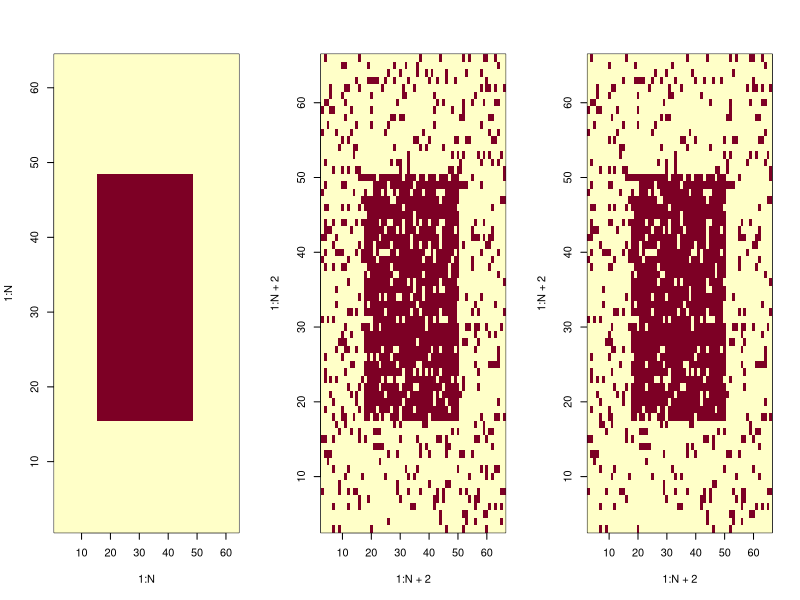
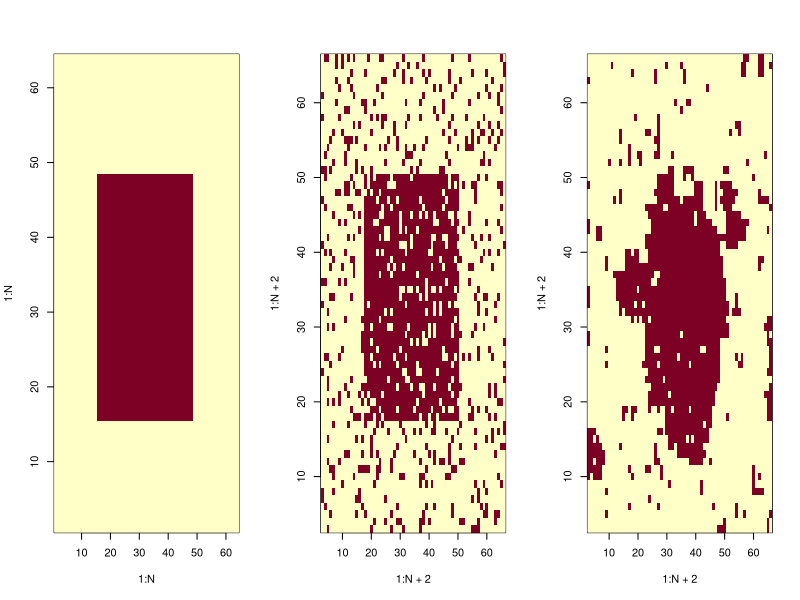
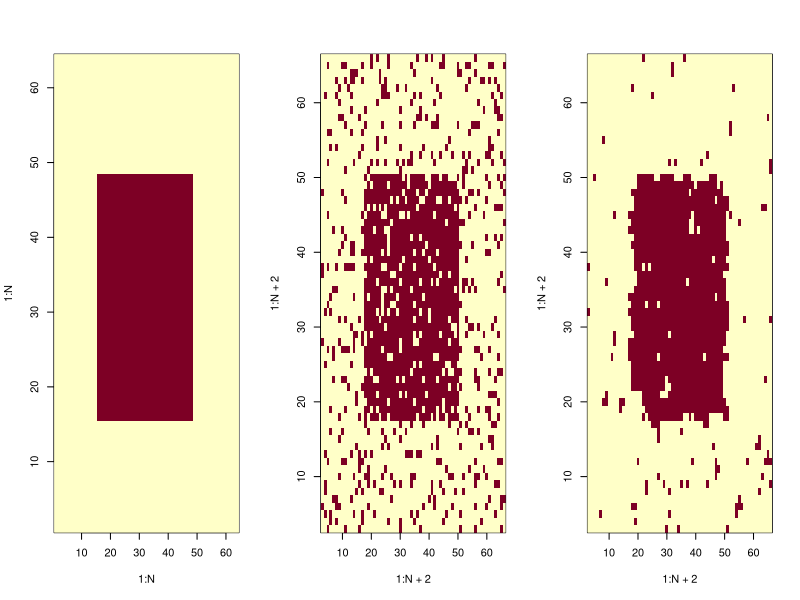
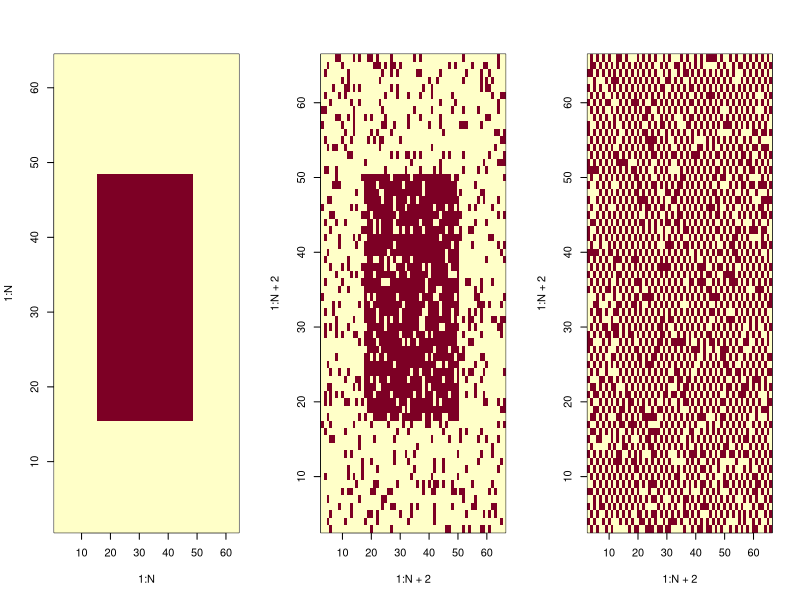
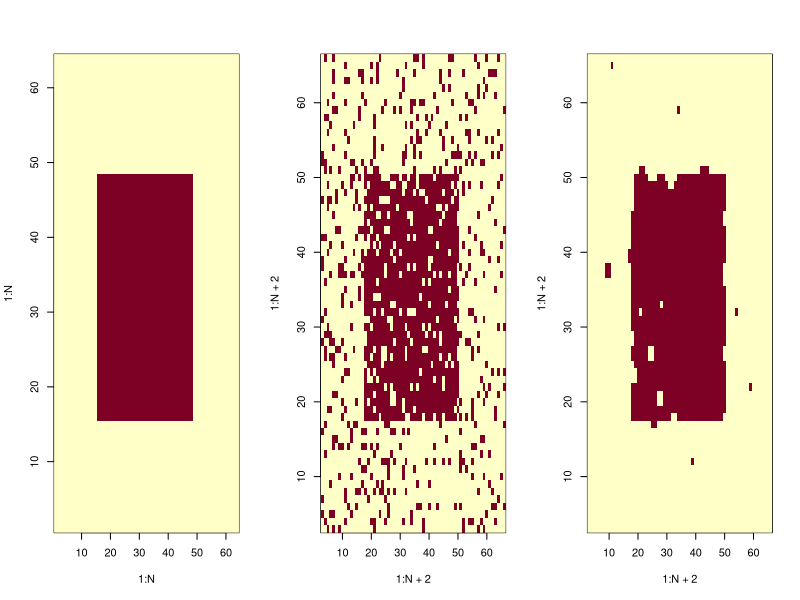

These figures' R source, in order:
## ---- chunk 1
#code qui ne sera pas ajouté au rapport



## ---- chunk 2
bruiteur=function(image, br, p){
  
  imgBr <- image #future image bruitée
  N <- dim(image)[1] #longueur de l'image
  bruit <- 0
  p <- 0.15
  #----binomiale----
  if(br== "rbinom"){bruit <- matrix(2*rbinom(N^2,1,1-p)-1,nrow=N,ncol=N)}
  
  #----poisson----
  
  #----normale----
  
  imgBr <- image*bruit
  return(imgBr)
}#func



imageGenerator=function(forme, N){
  
  img <- matrix(-1, nrow= N, ncol= N)
  
  #----rectangle----
  if(forme== "rectangle"){
    img[(N/4):(N*3/4),(N/4):(N*3/4)] <- 1}
  
  #----losange----
  if(forme== "losange"){
    for (i in 1:N){
      for (j in 1:N){
        img[i,j]=-1+2*(abs(i-j)<=N/4)*(abs(i+j-N)<=N/4)  
      }
    }#for
  }#if
  
  #----bande----
  if(forme=="bande"){
    for (j in 1:(N/2)){ img[,2*j]=rep(1,N) }
  }#if
  
  #----damier----
  #----triangle----
  #----cercle----
  
  return(img)
}#func



## ---- chunk 3
#algo de GibbsIsing
#voisinage à la main
#pas de correspondance
## ---- chunk 4
#algo de Metropolis
#voisinage à la main
#pas de correspondance

metropolisIsing=function(forme, N, beta, B, alpha, n, p){
	#fonction qui réalise l'algorithme de Gibbs sur une image bruitée img1 (à partir de img0),pour restaurer cette image.
	
	#----création de l'image parfaite img0----
	img0 = imageGenerator(forme, N)
	
	#----création d'une image auxiliaire img1, avec bord plus long et bruitage----
	img1 = matrix(0, nrow=N+2, ncol=N+2)
	img1[2:(N+1),2:(N+1)] = bruiteur(img0, "rbinom", p)
	img2 = img1 #image tampon
	img3 = img1 #mémoire du bruit initiale

	for(k in 1:n){ #n visites de pixels
	
		#----choix d'un pixel au hasard----
		i <- 1+ceiling(N*runif(1)) # indice entre 2 et N+1
		j <- 1+ceiling(N*runif(1))
		
		#----tirage nouvelle valeure candidate----
		img2[i,j] = -img1[i,j]
	
		#----voisinage----
		v = img1[i+1,j] + img1[i-1,j] + img1[i,j+1] + img1[i,j-1]
	
		#----potentiels----
		U1 = -B*img1[i,j]-img1[i,j]*(beta*v + alpha*img3[i,j])#potentiel actuel
		U2 = -B*img2[i,j]-img2[i,j]*(beta*v + alpha*img3[i,j])#potentiel candidat
	
		#----test----
		dU = U2-U1
		p <- exp(-U2)
		
		if(runif(1)<=p){img1[i,j]= -img1[i,j]}#on change la valeur du pixel
		else{img2[i,j] <- img1[i,j]} #on garde la valeur du pixel
	}#for
	
	#----affichage----
	img3 <- img3[2:(N+1),2:(N+1)] #on retire le contour
	img1 <- img1[2:(N+1),2:(N+1)]
	
	par(mfrow=c(1,3))
	image(1:N,1:N,img0)#image initiale
	image(1:N+2,1:N+2,img3)#image bruitée
	image(1:N+2,1:N+2,img1)#image restaurée
  
}#func

## ---- chunk 5
metropolisIsing("rectangle", 64, 1, 0, 5, 10^5, 0.3)
## ---- chunk 6
metropolisIsing("rectangle", 64, 1, 0, 0, 2*10^5, 0.3)
## ---- chunk 7
metropolisIsing("rectangle", 64, 1, 0, 0.6, 10^5, 0.3)
## ---- chunk 8
metropolisIsing("rectangle", 64, -1, 0, 0.6, 10^5, 0.3)
## ---- chunk 9
recuitMetro=function(forme, N, beta, B, alpha, L, n, p){
  
  #----création de l'image parfaite img0----
  img0 = imageGenerator(forme, N)
  
  #----création d'une image auxiliaire img1, avec bord plus long et bruitage----
  img1 = matrix(0, nrow=N+2, ncol=N+2)
  img1[2:(N+1),2:(N+1)] = bruiteur(img0, "rbinom", p)
  img2 = img1 #image tampon
  img3 = img1 #mémoire du bruit initiale
  
  for(k in 1:n){
    
    #---recuit des parametres----
    t <- 1/log(k)
    Br <- B/t
    betar <- beta/t
    alphar <- alpha/t    
    
    #----choix d'un site---
    i <- 1+ceiling(N*runif(1)) # indice entre 2 et N+1
    j <- 1+ceiling(N*runif(1))
    
    #----tirage nouvelle valeure candidate----
    img2[i,j] = -img1[i,j]
    
    #----voisinage----
    v = img1[i+1,j] + img1[i-1,j] + img1[i,j+1] + img1[i,j-1]
    
    #----potentiels----
    U1 = -Br*img1[i,j]-img1[i,j]*(betar*v + alphar*img3[i,j])#potentiel actuel
    U2 = -Br*img2[i,j]-img2[i,j]*(betar*v + alphar*img3[i,j])#potentiel candidat
    
    #----test----
    dU = U2-U1
    p <- exp(-U2)
    if(runif(1)<=p){img1[i,j]= -img1[i,j]}
    else{img2[i,j] <- img1[i,j]} #sinon on ne change pas
  }#for
  
  #----affichage----
  img3 <- img3[2:(N+1),2:(N+1)] #on retire les contours
  img1 <- img1[2:(N+1),2:(N+1)]
  par(mfrow=c(1,3))
  image(1:N,1:N,img0)#image initiale
  image(1:N+2,1:N+2,img3)#image bruitée
  image(1:N+2,1:N+2,img1)#image restaurée

}#func
## ---- chunk 10
recuitMetro("rectangle", 64, 1, 0, 0.6, 1, 2*10^4, 0.3)
## ---- chunk 11
#peut être afficher le code, mais on pourrait juste donner le résultat, et les images.

## ---- chunk 12
#metropolisIsing("ligne", 64, 1, 0, 1, 10, 10^4, 0.15)

## ---- chunk 13

## ---- chunk 14
#algo qui va bien
## ---- chunk 15
#algo qui va bien
